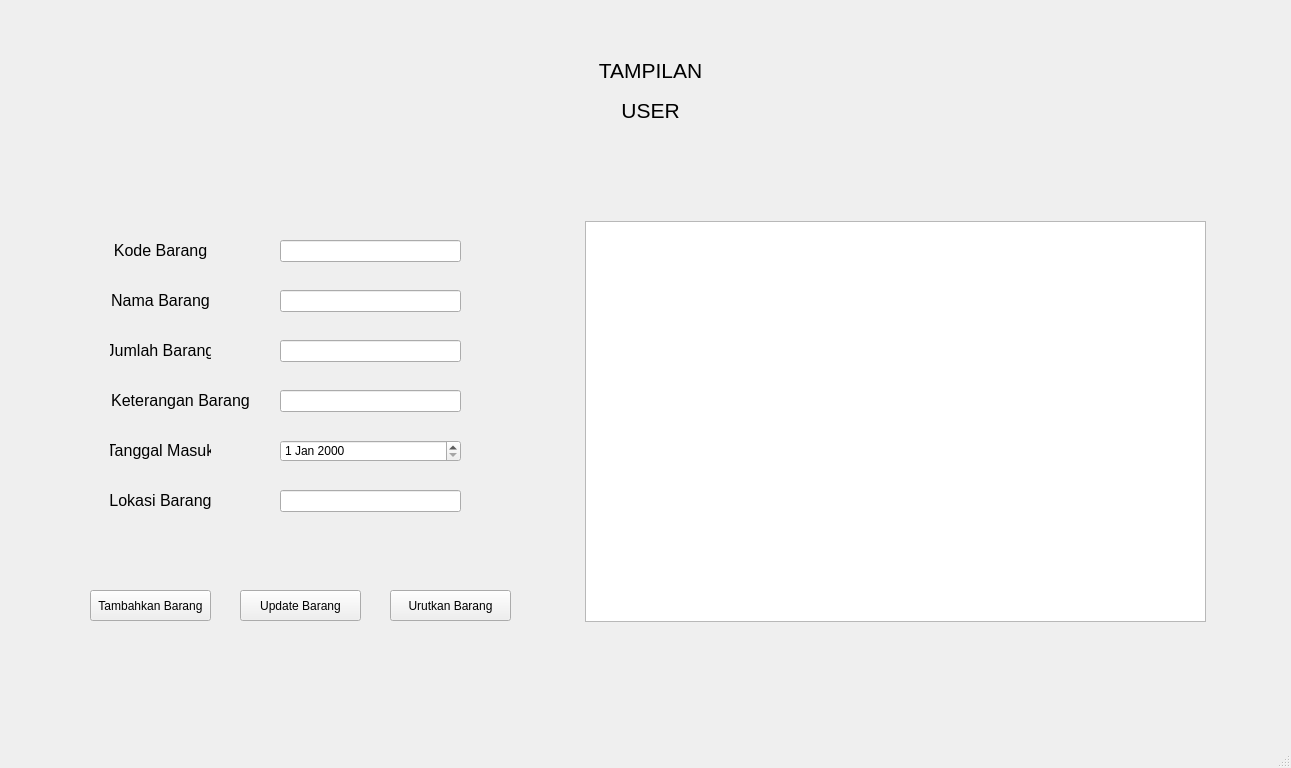
<?xml version="1.0" encoding="UTF-8"?>
<ui version="4.0">
 <class>HalamanUser</class>
 <widget class="QMainWindow" name="HalamanUser">
  <property name="geometry">
   <rect>
    <x>0</x>
    <y>0</y>
    <width>1291</width>
    <height>768</height>
   </rect>
  </property>
  <property name="windowTitle">
   <string>MainWindow</string>
  </property>
  <property name="styleSheet">
   <string notr="true">background-image: url(:/bg/bg.jpg);</string>
  </property>
  <widget class="QWidget" name="centralwidget">
   <widget class="QPushButton" name="pushButtonTambah">
    <property name="geometry">
     <rect>
      <x>90</x>
      <y>590</y>
      <width>121</width>
      <height>31</height>
     </rect>
    </property>
    <property name="styleSheet">
     <string notr="true">background-image: url(:/new/prefix1/Company.jpg);</string>
    </property>
    <property name="text">
     <string>Tambahkan Barang</string>
    </property>
   </widget>
   <widget class="QDateEdit" name="textEditTanggal">
    <property name="geometry">
     <rect>
      <x>280</x>
      <y>440</y>
      <width>181</width>
      <height>22</height>
     </rect>
    </property>
    <property name="styleSheet">
     <string notr="true">background-image: url(:/new/prefix1/Company.jpg);</string>
    </property>
   </widget>
   <widget class="QLabel" name="label_7">
    <property name="geometry">
     <rect>
      <x>110</x>
      <y>440</y>
      <width>101</width>
      <height>21</height>
     </rect>
    </property>
    <property name="font">
     <font>
      <pointsize>12</pointsize>
     </font>
    </property>
    <property name="styleSheet">
     <string notr="true">background-image: url(:/new/prefix1/Company.jpg);</string>
    </property>
    <property name="frameShape">
     <enum>QFrame::NoFrame</enum>
    </property>
    <property name="text">
     <string>Tanggal Masuk</string>
    </property>
    <property name="alignment">
     <set>Qt::AlignCenter</set>
    </property>
   </widget>
   <widget class="QTableView" name="tableView">
    <property name="geometry">
     <rect>
      <x>585</x>
      <y>221</y>
      <width>621</width>
      <height>401</height>
     </rect>
    </property>
    <property name="contextMenuPolicy">
     <enum>Qt::DefaultContextMenu</enum>
    </property>
    <property name="styleSheet">
     <string notr="true">background-image: url(:/new/prefix1/Company.jpg);</string>
    </property>
   </widget>
   <widget class="QLineEdit" name="textEditKeterangan">
    <property name="geometry">
     <rect>
      <x>280</x>
      <y>390</y>
      <width>181</width>
      <height>22</height>
     </rect>
    </property>
    <property name="styleSheet">
     <string notr="true">background-image: url(:/new/prefix1/Company.jpg);</string>
    </property>
   </widget>
   <widget class="QLabel" name="label_6">
    <property name="geometry">
     <rect>
      <x>110</x>
      <y>390</y>
      <width>141</width>
      <height>21</height>
     </rect>
    </property>
    <property name="font">
     <font>
      <pointsize>12</pointsize>
     </font>
    </property>
    <property name="styleSheet">
     <string notr="true">background-image: url(:/new/prefix1/Company.jpg);</string>
    </property>
    <property name="frameShape">
     <enum>QFrame::NoFrame</enum>
    </property>
    <property name="text">
     <string>Keterangan Barang</string>
    </property>
    <property name="alignment">
     <set>Qt::AlignCenter</set>
    </property>
   </widget>
   <widget class="QPushButton" name="pushButtonUrutkan">
    <property name="geometry">
     <rect>
      <x>390</x>
      <y>590</y>
      <width>121</width>
      <height>31</height>
     </rect>
    </property>
    <property name="styleSheet">
     <string notr="true">background-image: url(:/new/prefix1/Company.jpg);</string>
    </property>
    <property name="text">
     <string>Urutkan Barang</string>
    </property>
   </widget>
   <widget class="QLabel" name="label_5">
    <property name="geometry">
     <rect>
      <x>110</x>
      <y>340</y>
      <width>101</width>
      <height>21</height>
     </rect>
    </property>
    <property name="font">
     <font>
      <pointsize>12</pointsize>
     </font>
    </property>
    <property name="styleSheet">
     <string notr="true">background-image: url(:/new/prefix1/Company.jpg);</string>
    </property>
    <property name="frameShape">
     <enum>QFrame::NoFrame</enum>
    </property>
    <property name="text">
     <string>Jumlah Barang</string>
    </property>
    <property name="alignment">
     <set>Qt::AlignCenter</set>
    </property>
   </widget>
   <widget class="QLabel" name="label_2">
    <property name="geometry">
     <rect>
      <x>590</x>
      <y>80</y>
      <width>121</width>
      <height>61</height>
     </rect>
    </property>
    <property name="font">
     <font>
      <pointsize>16</pointsize>
     </font>
    </property>
    <property name="styleSheet">
     <string notr="true">background-image: url(:/new/prefix1/Company.jpg);</string>
    </property>
    <property name="text">
     <string>USER</string>
    </property>
    <property name="alignment">
     <set>Qt::AlignCenter</set>
    </property>
   </widget>
   <widget class="QLabel" name="label_8">
    <property name="geometry">
     <rect>
      <x>110</x>
      <y>490</y>
      <width>101</width>
      <height>21</height>
     </rect>
    </property>
    <property name="font">
     <font>
      <pointsize>12</pointsize>
     </font>
    </property>
    <property name="styleSheet">
     <string notr="true">background-image: url(:/new/prefix1/Company.jpg);</string>
    </property>
    <property name="frameShape">
     <enum>QFrame::NoFrame</enum>
    </property>
    <property name="text">
     <string>Lokasi Barang</string>
    </property>
    <property name="alignment">
     <set>Qt::AlignCenter</set>
    </property>
   </widget>
   <widget class="QLineEdit" name="textEditKode">
    <property name="geometry">
     <rect>
      <x>280</x>
      <y>240</y>
      <width>181</width>
      <height>22</height>
     </rect>
    </property>
    <property name="styleSheet">
     <string notr="true">background-image: url(:/new/prefix1/Company.jpg);</string>
    </property>
   </widget>
   <widget class="QLabel" name="label_3">
    <property name="geometry">
     <rect>
      <x>110</x>
      <y>240</y>
      <width>101</width>
      <height>21</height>
     </rect>
    </property>
    <property name="font">
     <font>
      <pointsize>12</pointsize>
     </font>
    </property>
    <property name="styleSheet">
     <string notr="true">background-image: url(:/new/prefix1/Company.jpg);</string>
    </property>
    <property name="frameShape">
     <enum>QFrame::NoFrame</enum>
    </property>
    <property name="text">
     <string>Kode Barang</string>
    </property>
    <property name="alignment">
     <set>Qt::AlignCenter</set>
    </property>
   </widget>
   <widget class="QLineEdit" name="textEditJumlah">
    <property name="geometry">
     <rect>
      <x>280</x>
      <y>340</y>
      <width>181</width>
      <height>22</height>
     </rect>
    </property>
    <property name="styleSheet">
     <string notr="true">background-image: url(:/new/prefix1/Company.jpg);</string>
    </property>
   </widget>
   <widget class="QLabel" name="label">
    <property name="geometry">
     <rect>
      <x>590</x>
      <y>40</y>
      <width>121</width>
      <height>61</height>
     </rect>
    </property>
    <property name="font">
     <font>
      <pointsize>16</pointsize>
     </font>
    </property>
    <property name="styleSheet">
     <string notr="true">background-image: url(:/new/prefix1/Company.jpg);</string>
    </property>
    <property name="text">
     <string>TAMPILAN</string>
    </property>
    <property name="alignment">
     <set>Qt::AlignCenter</set>
    </property>
   </widget>
   <widget class="QLineEdit" name="textEditNama">
    <property name="geometry">
     <rect>
      <x>280</x>
      <y>290</y>
      <width>181</width>
      <height>22</height>
     </rect>
    </property>
    <property name="styleSheet">
     <string notr="true">background-image: url(:/new/prefix1/Company.jpg);</string>
    </property>
   </widget>
   <widget class="QLineEdit" name="textEditLokasi">
    <property name="geometry">
     <rect>
      <x>280</x>
      <y>490</y>
      <width>181</width>
      <height>22</height>
     </rect>
    </property>
    <property name="styleSheet">
     <string notr="true">background-image: url(:/new/prefix1/Company.jpg);</string>
    </property>
   </widget>
   <widget class="QLabel" name="label_4">
    <property name="geometry">
     <rect>
      <x>110</x>
      <y>290</y>
      <width>101</width>
      <height>21</height>
     </rect>
    </property>
    <property name="font">
     <font>
      <pointsize>12</pointsize>
     </font>
    </property>
    <property name="styleSheet">
     <string notr="true">background-image: url(:/new/prefix1/Company.jpg);</string>
    </property>
    <property name="frameShape">
     <enum>QFrame::NoFrame</enum>
    </property>
    <property name="text">
     <string>Nama Barang</string>
    </property>
    <property name="alignment">
     <set>Qt::AlignCenter</set>
    </property>
   </widget>
   <widget class="QPushButton" name="pushButtonUpdate">
    <property name="geometry">
     <rect>
      <x>240</x>
      <y>590</y>
      <width>121</width>
      <height>31</height>
     </rect>
    </property>
    <property name="styleSheet">
     <string notr="true">background-image: url(:/new/prefix1/Company.jpg);</string>
    </property>
    <property name="text">
     <string>Update Barang</string>
    </property>
   </widget>
  </widget>
  <widget class="QMenuBar" name="menubar">
   <property name="geometry">
    <rect>
     <x>0</x>
     <y>0</y>
     <width>1291</width>
     <height>26</height>
    </rect>
   </property>
  </widget>
  <widget class="QStatusBar" name="statusbar"/>
 </widget>
 <resources/>
 <connections/>
</ui>
